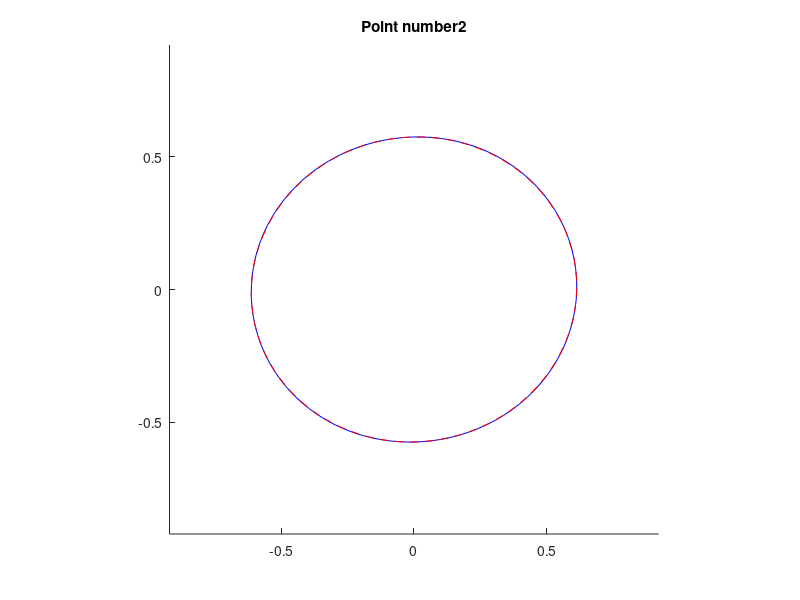
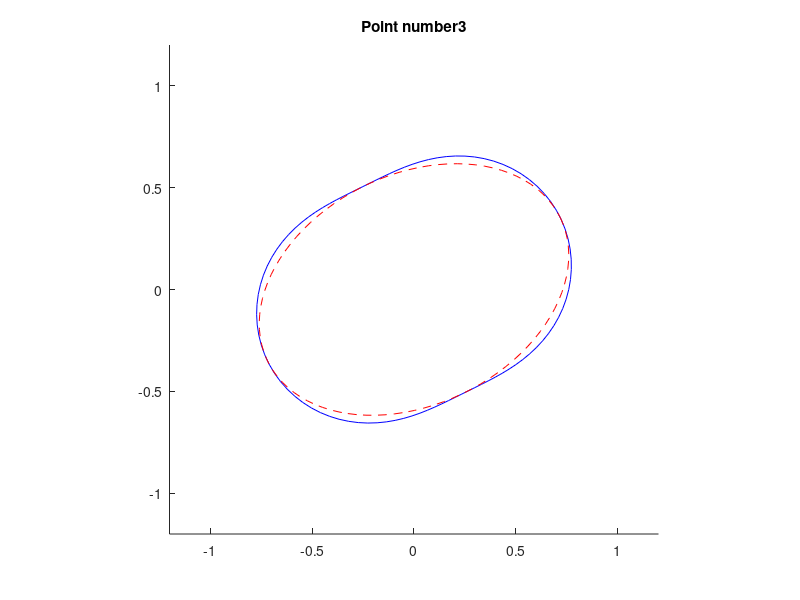
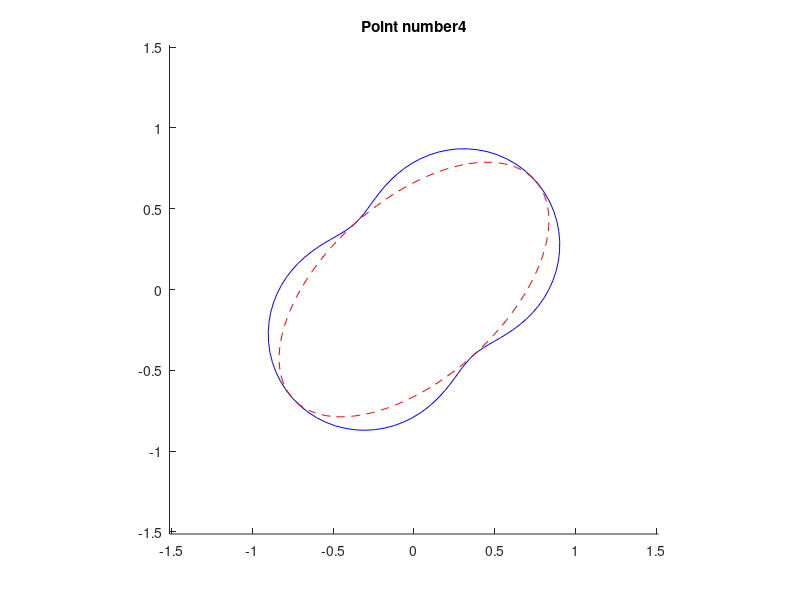
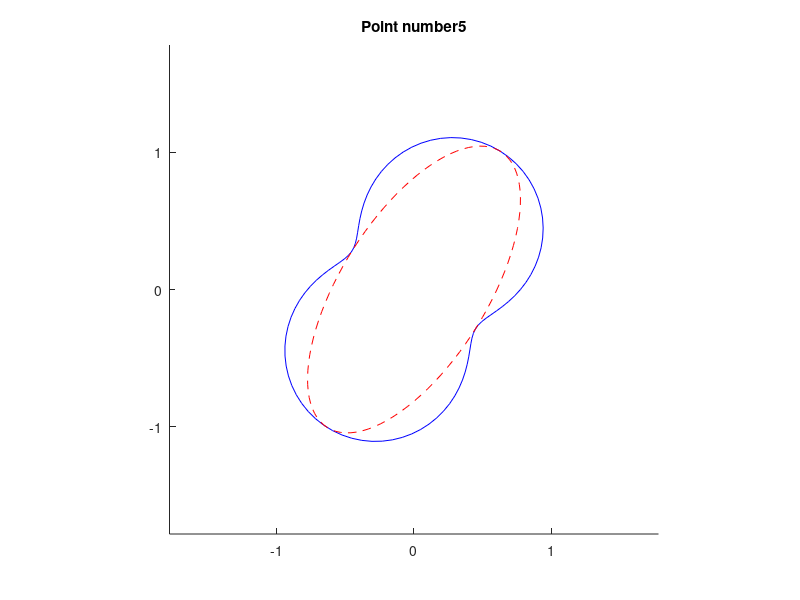

The MATLAB script that drew these images, in order:
clear all;clc;
format short;
k=11;
fi=(0:k)/(k+1)*2*pi;
xC=cos(fi)*200+200;
yC=sin(fi)*200+135;
xC=[xC 200];
yC=[yC 135];
j=1;
for i=1:length(xC)
    x(j)=xC(i);
    x(j+1)=yC(i);
    j=j+2;
end
n=k+2;
A(1:(n*(n-1)/2),1:2*n)=[0];
temp1=1;
for i=1:n
     for j=i+1:n
        l(temp1)=sqrt((xC(j)-xC(i))^2+(yC(j)-yC(i))^2);
        A(temp1,2*i-1)=-(xC(j)-xC(i))/l(temp1);
        A(temp1,2*i)=-(yC(j)-yC(i))/l(temp1);
        A(temp1,2*j-1)=(xC(j)-xC(i))/l(temp1);
        A(temp1,2*j)=(yC(j)-yC(i))/l(temp1);
        temp1=temp1+1;
    end
end
for i=1:n
    H(1,2*i-1)=1;
    H(1,2*i)=0;
    H(2,2*i-1)=0;
    H(2,2*i)=1;
    H(3,2*i-1)=yC(i);
    H(3,2*i)=-xC(i);
end
    D(3,1:2*n)=[0];
    D(1,1)=1;
    D(2,2)=1;
    D(3,23)=-(yC(13)-yC(12))/l(temp1-1)^2;
    D(3,24)=(xC(13)-xC(12))/l(temp1-1)^2;
    D(3,25)=(yC(13)-yC(12))/l(temp1-1)^2;
    D(3,26)=-(xC(13)-xC(12))/l(temp1-1)^2;
     N1=inv((A'*A)+D'*D)-H'*inv(H*D'*D*H')*H;
     
    A(:,1:2)=[];
D(:,1:2)=[];
H(:,1:2)=[];
x(1:2)=[];
    N=inv((A'*A)+D'*D);

    w=randn(78,1);
    L=w+l';
    u=A'*w;
    deltax_hat=N*u
    x_hat=x'+deltax_hat
        N=N1;
        x_hat=[xC(1);yC(1);x_hat];
        
        temp=1;
        for i=3:2:(n)*2-1
    A=[N(i,i) N(i,i+1);N(i+1,i) N(i+1,i+1)];
   %SUPPORT Plot of support function and pertinent confidence
%     	ellipse for a given 2 by 2 covariance matrix A

%Kai Borre 
%Copyright (c) by Kai Borre
%$Revision: 1.0 $  $Date: 1997/09/26  $

delete support.eps
[m,n] = size(A);
if m ~= 2 | n ~= 2
   error('Wrong dimension of matrix');
end
[v,d] = eig(A);
if d(1,1) <= 0 | d(2,2) <= 0
   error('The input matrix is no covariance matrix'); 
end;

% Calculations for confidence ellipse
[lambda,k] = sort(diag(d));
v = v(:,k);
if any(any(v)) == 1
   alpha = atan2(v(2,2),v(1,2))+pi/2;
else 
   alpha = 0;
end
rot = [cos(alpha) sin(alpha);-sin(alpha) cos(alpha)];
t = linspace(0,2*pi,100);
a = sqrt(lambda(2))
b = sqrt(lambda(1));
pl = [a*cos(t);b*sin(t)];
for t = 1:100
   current = rot*pl(:,t); curve(1:2,t) = current; 
end

% Calculations for support function
phi = linspace(0,2*pi,100);
support = sqrt(A(1,1)*(cos(phi)).^2 + A(2,1)*sin(2*phi)...
   + A(2,2)*(sin(phi)).^2);

% The 1-axis is oriented upwards and the 2-axis towards the right.
% In the polar plot we add pi/2 and in the cartesian plot
% interchanged the 1 and 2 columns of curve
h = figure(temp);
hold on
axis([-1.5*a 1.5*a -1.5*a 1.5*a])
axis equal

polar(phi,support,'b-')
axis(axis)
plot(curve(2,1:100),curve(1,1:100),'r--')

% hold off
% print support -deps
%%%%%%%% end support.m %%%%%%%%%%%%%%%%%%%

title(['Point number',num2str(temp+1)])
temp=temp+1;
        end